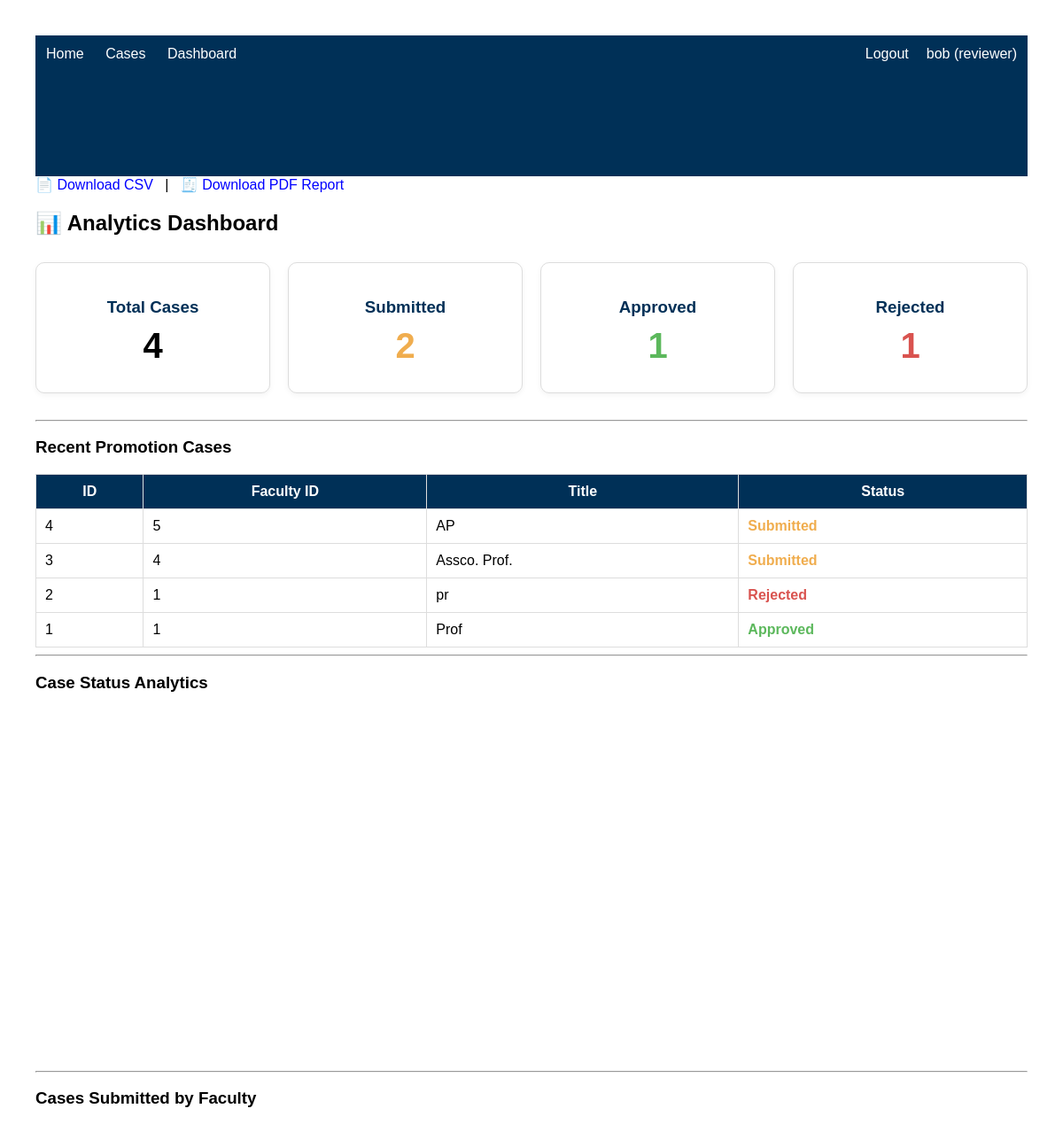
/dashboard (signed in), run on the app's committed database.
### tables this page shows
CREATE TABLE promotion_cases (
    id INTEGER PRIMARY KEY AUTOINCREMENT,
    faculty_id INTEGER,
    title TEXT,
    statement TEXT,
    status TEXT,
    reviewer_comments TEXT,
    submitted_by TEXT,
    file_name TEXT
    );

### app.py (the view)
@app.route("/dashboard")
@require_role("reviewer", "admin")
def dashboard():
    conn = get_db()
    total_cases = conn.execute("""
        SELECT COUNT(*)
        FROM promotion_cases
    """).fetchone()[0]
    submitted = conn.execute("""
        SELECT COUNT(*)
        FROM promotion_cases
        WHERE status='Submitted'
    """).fetchone()[0]
    approved = conn.execute("""
        SELECT COUNT(*)
        FROM promotion_cases
        WHERE status='Approved'
    """).fetchone()[0]
    rejected = conn.execute("""
        SELECT COUNT(*)
        FROM promotion_cases
        WHERE status='Rejected'
    """).fetchone()[0]
    recent_cases = conn.execute("""
        SELECT *
        FROM promotion_cases
        ORDER BY id DESC
        LIMIT 5
    """).fetchall()
    faculty_counts = conn.execute("""
        SELECT
            submitted_by,
            COUNT(*) AS total
        FROM promotion_cases
        GROUP BY submitted_by
        ORDER BY total DESC
    """).fetchall()
    conn.close()
    return render_template(
        "dashboard.html",
        total_cases=total_cases,
        submitted=submitted,
        approved=approved,
        rejected=rejected,
        recent_cases=recent_cases,
        chart_labels=[
            "Submitted",
            "Approved",
            "Rejected"
        ],
        chart_values=[
            submitted,
            approved,
            rejected
        ],
        faculty_labels=[
            row["submitted_by"]
            for row in faculty_counts
        ],
        faculty_values=[
            row["total"]
            for row in faculty_counts
        ]
    )

### app.py (called while the page is built)
def require_role(*roles):
    def decorator(f):
        @wraps(f)
        def wrapper(*args, **kwargs):
            if "username" not in session:
                return redirect("/login")
            if session["role"] not in roles:
                return "Access denied", 403
            return f(*args, **kwargs)
        return wrapper
    return decorator

def get_db():
    conn = sqlite3.connect(DATABASE)
    conn.row_factory = sqlite3.Row
    return conn

### templates/dashboard.html (shortened to what this page needs)
{% extends "base.html" %}
{% block content %}
<div style="margin-bottom: 20px;">
    <a href="/export/csv">
        📄 Download CSV
    </a>
    &nbsp; | &nbsp;
    <a href="/export/pdf">
        🧾 Download PDF Report
    </a>
</div>
<h2>📊 Analytics Dashboard</h2>
<div class="dashboard-grid">
    <div class="card">
        <h3>Total Cases</h3>
        <h1>{{ total_cases }}</h1>
    </div>
    <div class="card">
        <h3>Submitted</h3>
        <h1 style="color:#f0ad4e;">
            {{ submitted }}
        </h1>
    </div>
    <div class="card">
        <h3>Approved</h3>
        <h1 style="color:#5cb85c;">
            {{ approved }}
        </h1>
    </div>
    <div class="card">
        <h3>Rejected</h3>
        <h1 style="color:#d9534f;">
            {{ rejected }}
        </h1>
    </div>
</div>
<hr>
<h3>Recent Promotion Cases</h3>
<table>
    <tr>
        <th>ID</th>
        <th>Faculty ID</th>
        <th>Title</th>
        <th>Status</th>
    </tr>
    {% for c in recent_cases %}
    <tr>
        <td>{{ c.id }}</td>
        <td>{{ c.faculty_id }}</td>
        <td>{{ c.title }}</td>
        <td>
            {% if c.status == "Approved" %}
                <span style="color:#5cb85c;font-weight:bold;">
                    {{ c.status }}
                </span>
            {% elif c.status == "Rejected" %}
                <span style="color:#d9534f;font-weight:bold;">
                    {{ c.status }}
                </span>
            {% else %}
                <span style="color:#f0ad4e;font-weight:bold;">
                    {{ c.status }}
                </span>
            {% endif %}
        </td>
    </tr>
    {% endfor %}
</table>
<hr>
<h3>Case Status Analytics</h3>
<div style="display:flex;gap:40px;justify-content:center;flex-wrap:wrap;">
    <div id="pieChart"
         style="width:500px;height:400px;">
    </div>
    <div id="barChart"
         style="width:500px;height:400px;">
    </div>
</div>
<hr>
<h3>Cases Submitted by Faculty</h3>
<div id="facultyChart"
     style="width:900px;height:450px;margin:auto;">
</div>
{% endblock %}

### static/style.css (style rules this page uses)
body { font-family: Arial; margin: 40px; }
table { border-collapse: collapse; }
table, th, td { border: 1px solid gray; }
th, td { padding: 10px; }
th { background: #eeeeee; }
a { text-decoration: none; color: blue; }
table { width:100%; border-collapse:collapse; }
th { background:#003057; color:white; }
td, th { padding:10px; border:1px solid #ddd; }
.dashboard-grid { display: grid; grid-template-columns: repeat(auto-fit, minmax(220px, 1fr)); gap: 20px; margin-top: 30px; }
.card { background: white; border: 1px solid #ddd; border-radius: 10px; padding: 20px; text-align: center; box-shadow: 0 2px 6px rgba(0,0,0,0.05); transition: transform 0.2s ease; }
.card h1 { font-size:40px; margin:10px 0; }
.card h3 { color: #003057; margin-bottom: 10px; }
.dashboard-grid { display:grid; grid-template-columns:repeat(auto-fit,minmax(220px,1fr)); gap:20px; margin-bottom:30px; }

### data on the page
promotion_cases: id "4", faculty_id "5", title "AP", status "Submitted"
promotion_cases: id "3", faculty_id "4", title "Assco. Prof.", status "Submitted"
promotion_cases: id "2", faculty_id "1", title "pr", status "Rejected"
promotion_cases: id "1", faculty_id "1", title "Prof", status "Approved"

### other printed values
{{ session["username"] }} "bob"
{{ session["role"] }} "reviewer"
{{ total_cases }} "4"
{{ submitted }} "2"
{{ approved }} "1"
{{ rejected }} "1"
